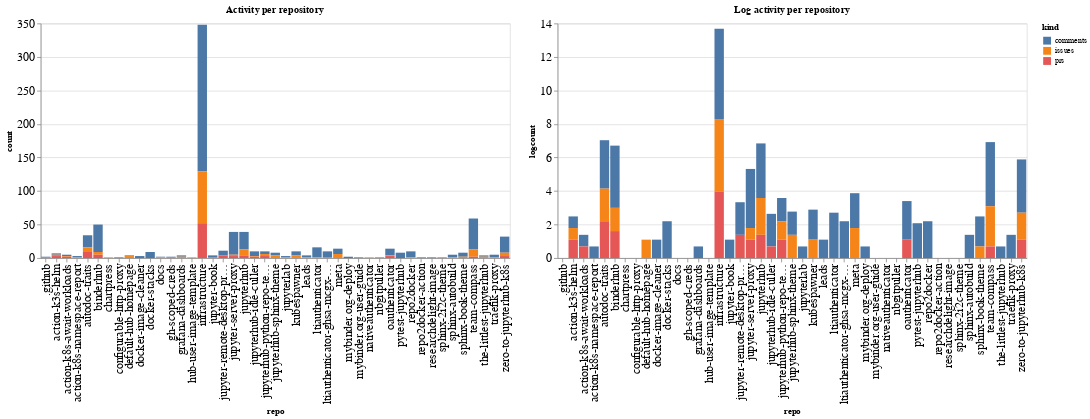

The code cell stored with this chart in its notebook:
### Code cell
ch1 = alt.Chart(repo_summaries, width=600, title="Activity per repository").mark_bar().encode(
    x='repo',
    y='count',
    color='kind',
    tooltip="kind"
)

ch2 = alt.Chart(repo_summaries, width=600, title="Log activity per repository").mark_bar().encode(
    x='repo',
    y='logcount',
    color='kind',
    tooltip="kind"
)

ch1 | ch2

### Figure 1 — Vega-Lite specification as saved in the notebook (floating-point values rounded to 4 significant figures)
{"config": {"axisLeft": {"labelFontSize": 15}, "axisBottom": {"labelFontSize": 15}}, "hconcat": [{"mark": "bar", "encoding": {"color": {"field": "kind", "type": "nominal"}, "tooltip": {"field": "kind", "type": "nominal"}, "x": {"field": "repo", "type": "nominal"}, "y": {"field": "count", "type": "quantitative"}}, "title": "Activity per repository", "width": 600}, {"mark": "bar", "encoding": {"color": {"field": "kind", "type": "nominal"}, "tooltip": {"field": "kind", "type": "nominal"}, "x": {"field": "repo", "type": "nominal"}, "y": {"field": "logcount", "type": "quantitative"}}, "title": "Log activity per repository", "width": 600}], "data": {"name": "data-9cb40a9e04c4bef16aa40192d6236a37"}, "$schema": "https://vega.github.io/schema/vega-lite/v4.17.0.json", "datasets": {"data-9cb40a9e04c4bef16aa40192d6236a37": [{"repo": ".github", "kind": "comments", "count": 1, "logcount": 0.0}, {"repo": ".github", "kind": "prs", "count": 1, "logcount": 0.0}, {"repo": "action-k3s-helm", "kind": "comments", "count": 2, "logcount": 0.6931}, {"repo": "action-k3s-helm", "kind": "issues", "count": 2, "logcount": 0.6931}, {"repo": "action-k3s-helm", "kind": "prs", "count": 3, "logcount": 1.099}, {"repo": "action-k8s-await-workloads", "kind": "comments", "count": 2, "logcount": 0.6931}, {"repo": "action-k8s-await-workloads", "kind": "issues", "count": 1, "logcount": 0.0}, {"repo": "action-k8s-await-workloads", "kind": "prs", "count": 2, "logcount": 0.6931}, {"repo": "action-k8s-namespace-report", "kind": "comments", "count": 2, "logcount": 0.6931}, {"repo": "action-k8s-namespace-report", "kind": "issues", "count": 1, "logcount": 0.0}, {"repo": "autodoc-traits", "kind": "comments", "count": 18, "logcount": 2.89}, {"repo": "autodoc-traits", "kind": "issues", "count": 7, "logcount": 1.946}, {"repo": "autodoc-traits", "kind": "prs", "count": 9, "logcount": 2.197}, {"repo": "binderhub", "kind": "comments", "count": 41, "logcount": 3.714}, {"repo": "binderhub", "kind": "issues", "count": 4, "logcount": 1.386}, {"repo": "binderhub", "kind": "prs", "count": 5, "logcount": 1.609}, {"repo": "chartpress", "kind": "issues", "count": 1, "logcount": 0.0}, {"repo": "configurable-http-proxy", "kind": "comments", "count": 1, "logcount": 0.0}, {"repo": "default-hub-homepage", "kind": "comments", "count": 1, "logcount": 0.0}, {"repo": "default-hub-homepage", "kind": "issues", "count": 3, "logcount": 1.099}, {"repo": "docker-image-cleaner", "kind": "comments", "count": 3, "logcount": 1.099}, {"repo": "docker-stacks", "kind": "comments", "count": 9, "logcount": 2.197}, {"repo": "docs", "kind": "comments", "count": 1, "logcount": 0.0}, {"repo": "docs", "kind": "issues", "count": 1, "logcount": 0.0}, {"repo": "gh-scoped-creds", "kind": "comments", "count": 1, "logcount": 0.0}, {"repo": "gh-scoped-creds", "kind": "prs", "count": 1, "logcount": 0.0}, {"repo": "grafana-dashboards", "kind": "comments", "count": 2, "logcount": 0.6931}, {"repo": "grafana-dashboards", "kind": "issues", "count": 1, "logcount": 0.0}, {"repo": "grafana-dashboards", "kind": "prs", "count": 1, "logcount": 0.0}, {"repo": "hub-user-image-template", "kind": "issues", "count": 1, "logcount": 0.0}, {"repo": "infrastructure", "kind": "comments", "count": 219, "logcount": 5.389}, {"repo": "infrastructure", "kind": "issues", "count": 77, "logcount": 4.344}, {"repo": "infrastructure", "kind": "prs", "count": 52, "logcount": 3.951}, {"repo": "jupyter-book", "kind": "comments", "count": 3, "logcount": 1.099}, {"repo": "jupyter-book", "kind": "prs", "count": 1, "logcount": 0.0}, {"repo": "jupyter-remote-desktop-proxy", "kind": "comments", "count": 7, "logcount": 1.946}, {"repo": "jupyter-remote-desktop-proxy", "kind": "prs", "count": 4, "logcount": 1.386}, {"repo": "jupyter-server-proxy", "kind": "comments", "count": 34, "logcount": 3.526}, {"repo": "jupyter-server-proxy", "kind": "issues", "count": 2, "logcount": 0.6931}, {"repo": "jupyter-server-proxy", "kind": "prs", "count": 3, "logcount": 1.099}, {"repo": "jupyterhub", "kind": "comments", "count": 26, "logcount": 3.258}, {"repo": "jupyterhub", "kind": "issues", "count": 9, "logcount": 2.197}, {"repo": "jupyterhub", "kind": "prs", "count": 4, "logcount": 1.386}, {"repo": "jupyterhub-idle-culler", "kind": "comments", "count": 7, "logcount": 1.946}, {"repo": "jupyterhub-idle-culler", "kind": "issues", "count": 1, "logcount": 0.0}, {"repo": "jupyterhub-idle-culler", "kind": "prs", "count": 2, "logcount": 0.6931}, {"repo": "jupyterhub-python-repo-template", "kind": "comments", "count": 4, "logcount": 1.386}, {"repo": "jupyterhub-python-repo-template", "kind": "issues", "count": 3, "logcount": 1.099}, {"repo": "jupyterhub-python-repo-template", "kind": "prs", "count": 3, "logcount": 1.099}, {"repo": "jupyterhub-sphinx-theme", "kind": "comments", "count": 4, "logcount": 1.386}, {"repo": "jupyterhub-sphinx-theme", "kind": "issues", "count": 4, "logcount": 1.386}, {"repo": "jupyterlab", "kind": "comments", "count": 2, "logcount": 0.6931}, {"repo": "jupyterlab", "kind": "issues", "count": 1, "logcount": 0.0}, {"repo": "kubespawner", "kind": "comments", "count": 6, "logcount": 1.792}, {"repo": "kubespawner", "kind": "issues", "count": 3, "logcount": 1.099}, {"repo": "kubespawner", "kind": "prs", "count": 1, "logcount": 0.0}, {"repo": "leads", "kind": "comments", "count": 3, "logcount": 1.099}, {"repo": "leads", "kind": "issues", "count": 1, "logcount": 0.0}, {"repo": "ltiauthenticator", "kind": "comments", "count": 15, "logcount": 2.708}, {"repo": "ltiauthenticator", "kind": "issues", "count": 1, "logcount": 0.0}, {"repo": "ltiauthenticator-ghsa-mcgx-2gcr-p3hp", "kind": "comments", "count": 9, "logcount": 2.197}, {"repo": "ltiauthenticator-ghsa-mcgx-2gcr-p3hp", "kind": "prs", "count": 1, "logcount": 0.0}, {"repo": "meta", "kind": "comments", "count": 8, "logcount": 2.079}, {"repo": "meta", "kind": "issues", "count": 6, "logcount": 1.792}, {"repo": "mybinder.org-deploy", "kind": "comments", "count": 2, "logcount": 0.6931}, {"repo": "mybinder.org-user-guide", "kind": "comments", "count": 1, "logcount": 0.0}, {"repo": "nativeauthenticator", "kind": "issues", "count": 1, "logcount": 0.0}, {"repo": "nbgitpuller", "kind": "prs", "count": 1, "logcount": 0.0}, {"repo": "oauthenticator", "kind": "comments", "count": 10, "logcount": 2.303}, {"repo": "oauthenticator", "kind": "issues", "count": 1, "logcount": 0.0}, {"repo": "oauthenticator", "kind": "prs", "count": 3, "logcount": 1.099}, {"repo": "pytest-jupyterhub", "kind": "comments", "count": 8, "logcount": 2.079}, {"repo": "repo2docker", "kind": "comments", "count": 9, "logcount": 2.197}, {"repo": "repo2docker", "kind": "issues", "count": 1, "logcount": 0.0}, {"repo": "repo2docker-action", "kind": "comments", "count": 1, "logcount": 0.0}, {"repo": "researchdelight-image", "kind": "comments", "count": 1, "logcount": 0.0}, {"repo": "sphinx-2i2c-theme", "kind": "prs", "count": 1, "logcount": 0.0}, {"repo": "sphinx-autobuild", "kind": "comments", "count": 4, "logcount": 1.386}, {"repo": "sphinx-autobuild", "kind": "issues", "count": 1, "logcount": 0.0}, {"repo": "sphinx-book-theme", "kind": "comments", "count": 6, "logcount": 1.792}, {"repo": "sphinx-book-theme", "kind": "issues", "count": 2, "logcount": 0.6931}, {"repo": "team-compass", "kind": "comments", "count": 46, "logcount": 3.829}, {"repo": "team-compass", "kind": "issues", "count": 11, "logcount": 2.398}, {"repo": "team-compass", "kind": "prs", "count": 2, "logcount": 0.6931}, {"repo": "the-littlest-jupyterhub", "kind": "comments", "count": 2, "logcount": 0.6931}, {"repo": "the-littlest-jupyterhub", "kind": "issues", "count": 1, "logcount": 0.0}, {"repo": "the-littlest-jupyterhub", "kind": "prs", "count": 1, "logcount": 0.0}, {"repo": "traefik-proxy", "kind": "comments", "count": 4, "logcount": 1.386}, {"repo": "traefik-proxy", "kind": "issues", "count": 1, "logcount": 0.0}, {"repo": "zero-to-jupyterhub-k8s", "kind": "comments", "count": 24, "logcount": 3.178}, {"repo": "zero-to-jupyterhub-k8s", "kind": "issues", "count": 5, "logcount": 1.609}, {"repo": "zero-to-jupyterhub-k8s", "kind": "prs", "count": 3, "logcount": 1.099}]}}
